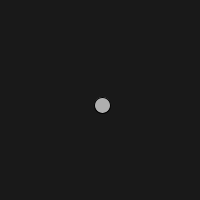
Frame 1 (no input)
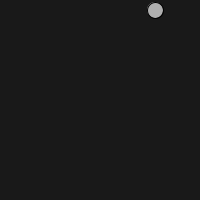
Frame 60 (the mouse pressed at the canvas centre just before this capture)
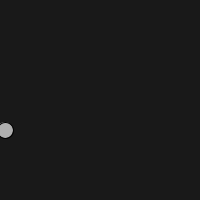
Frame 120 (the mouse held since frame 60 and released just before this capture)

The Processing sketch that drew these frames (run headless with seeded random() and noise(); from frame 60 on, the mouse is pressed at the canvas centre):

// Processing sketch: bouncing_ball_PV
// ── bouncing_ball_PV.pde
PVector location;
PVector velocity;

void setup() {
  size(200, 200);
  smooth();
  location = new PVector(100, 100);
  velocity = new PVector(2.5, 5);
}

void draw() {
  background(25);
  location.add(velocity);
  
  if((location.x > width) || (location.x < 0)) {
    velocity.x = velocity.x * -1;
  }
  if((location.y > height) || (location.y < 0)) {
    velocity.y = velocity.y * -1;
  }
  stroke(0);
  fill(175);
  ellipse(location.x, location.y, 16, 16);
}
